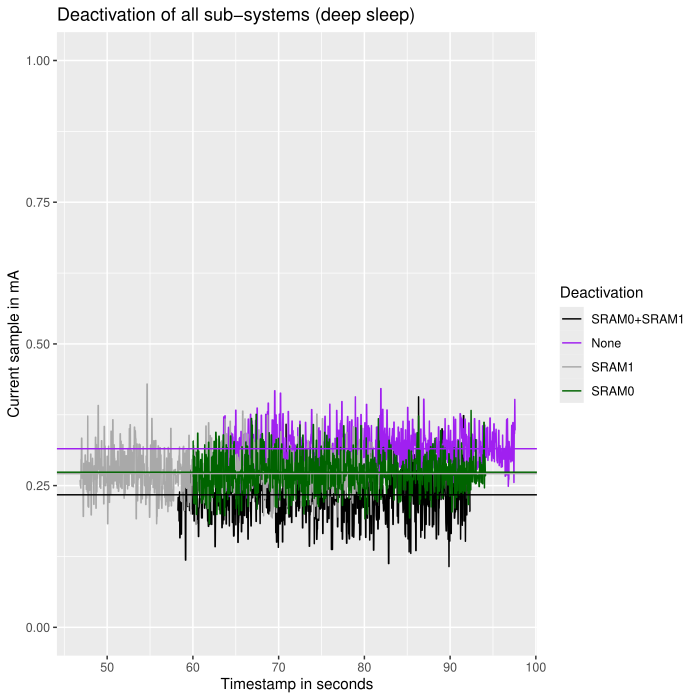

This chart was generated by the following R code:
# commit 81d1c2ca51724c5aedbe3bcae8f4897cf7343228
library("ggplot2")
library("dplyr")
library(rlang)

df <- read.csv("powman_lowest_consumption.csv")
df <- df %>% filter(iteration_num == 0) %>% filter(expe_num < 4)
params <- c("iteration_num","expe_num","validation_result","clock_freq","current_sample","current_timestamp","timing_sample")

p <- ggplot(df, aes(x = current_timestamp, y = current_sample, color=factor(expe_num), group=factor(expe_num))) +
	geom_line(na.rm = TRUE) +
	scale_y_continuous(limits=c(0, 1)) +
	geom_hline(yintercept = median(df[df$expe_num == 0,]$current_sample, na.rm = TRUE), color = "black") +
	geom_hline(yintercept = median(df[df$expe_num == 1,]$current_sample, na.rm = TRUE), color = "purple") +
	geom_hline(yintercept = median(df[df$expe_num == 2,]$current_sample, na.rm = TRUE), color = "dark grey") +
	geom_hline(yintercept = median(df[df$expe_num == 3,]$current_sample, na.rm = TRUE), color = "dark green") +
	labs(title = "Deactivation of all sub-systems (deep sleep)", x = "Timestamp in seconds", y = "Current sample in mA") +
	scale_color_manual(name = "Deactivation", labels = c("SRAM0+SRAM1", "None", "SRAM1", "SRAM0", "SRAM0+SRAM1 (1V)", "SRAM0+SRAM1 (0.9V)", "SRAM0+SRAM1 (0.8V)", "SRAM0+SRAM1 (0.7V)"), values = c("black", "purple", "dark grey", "dark green", "blue", "green", "grey", "brown"))
ggsave("powman_lowest_consumption.pdf", plot=p)
